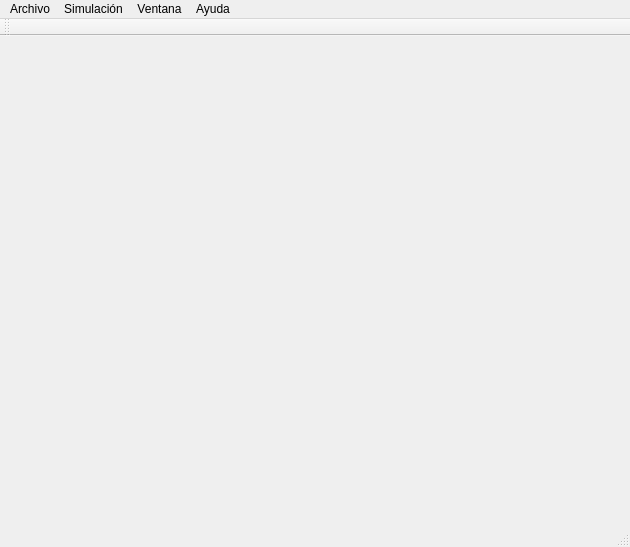
<ui version="4.0" >
 <class>MainWindow</class>
 <widget class="QMainWindow" name="MainWindow" >
  <property name="geometry" >
   <rect>
    <x>0</x>
    <y>0</y>
    <width>630</width>
    <height>547</height>
   </rect>
  </property>
  <property name="windowTitle" >
   <string>MainWindow</string>
  </property>
  <widget class="QWidget" name="centralwidget" />
  <widget class="QMenuBar" name="menubar" >
   <property name="geometry" >
    <rect>
     <x>0</x>
     <y>0</y>
     <width>630</width>
     <height>21</height>
    </rect>
   </property>
   <widget class="QMenu" name="menuArchivo" >
    <property name="title" >
     <string>Archivo</string>
    </property>
    <addaction name="actionAbrir" />
    <addaction name="actionGuardar" />
    <addaction name="separator" />
    <addaction name="actionSalir" />
   </widget>
   <widget class="QMenu" name="menuEdicion" >
    <property name="title" >
     <string>Simulación</string>
    </property>
    <addaction name="actionLimpiar_Registros" />
    <addaction name="actionReinicializar" />
    <addaction name="actionRecargar" />
    <addaction name="separator" />
    <addaction name="actionEjecutar" />
    <addaction name="actionParar" />
    <addaction name="separator" />
    <addaction name="actionEjecuci_n_pasos" />
    <addaction name="actionEjecuci_n_multipasos" />
    <addaction name="separator" />
    <addaction name="actionPunto_de_corte" />
    <addaction name="separator" />
    <addaction name="actionFijar_valor" />
    <addaction name="actionImprimir" />
    <addaction name="separator" />
    <addaction name="actionOpciones_2" />
   </widget>
   <widget class="QMenu" name="menuVer" >
    <property name="title" >
     <string>Ventana</string>
    </property>
    <addaction name="actionLimpiar_Consola" />
    <addaction name="separator" />
   </widget>
   <widget class="QMenu" name="menuAyuda" >
    <property name="title" >
     <string>Ayuda</string>
    </property>
    <addaction name="actionTemas_de_ayuda" />
    <addaction name="separator" />
    <addaction name="actionSobre_spim" />
   </widget>
   <addaction name="menuArchivo" />
   <addaction name="menuEdicion" />
   <addaction name="menuVer" />
   <addaction name="menuAyuda" />
  </widget>
  <widget class="QStatusBar" name="statusbar" />
  <widget class="QToolBar" name="fileToolBar" >
   <property name="windowTitle" >
    <string>Barra de herramientas</string>
   </property>
   <property name="toolButtonStyle" >
    <enum>Qt::ToolButtonTextUnderIcon</enum>
   </property>
   <attribute name="toolBarArea" >
    <enum>TopToolBarArea</enum>
   </attribute>
   <attribute name="toolBarBreak" >
    <bool>false</bool>
   </attribute>
  </widget>
  <action name="actionAbrir" >
   <property name="checkable" >
    <bool>false</bool>
   </property>
   <property name="text" >
    <string>Abrir</string>
   </property>
   <property name="statusTip" >
    <string>Abrir un archivo existente</string>
   </property>
   <property name="whatsThis" >
    <string>Permite especificar el nombre del fichero que debe ser cargado y ensamblado en memoria</string>
   </property>
   <property name="shortcut" >
    <string>Ctrl+O</string>
   </property>
  </action>
  <action name="actionGuardar" >
   <property name="text" >
    <string>Guardar log</string>
   </property>
   <property name="statusTip" >
    <string>Guardar estado en archivo</string>
   </property>
   <property name="whatsThis" >
    <string>Permite guardar un log del estado actual de los segmentos de texto y datos, de los registros, los mensajes y la consola</string>
   </property>
   <property name="shortcut" >
    <string>Ctrl+S</string>
   </property>
  </action>
  <action name="actionLimpiar_Registros" >
   <property name="text" >
    <string>Limpiar Registros</string>
   </property>
   <property name="statusTip" >
    <string>Limpiar  registros</string>
   </property>
   <property name="whatsThis" >
    <string>Restaura al valor inicial el contenido de los registros</string>
   </property>
  </action>
  <action name="actionReinicializar" >
   <property name="text" >
    <string>Reinicializar</string>
   </property>
   <property name="statusTip" >
    <string>Limpiar registros y memoria</string>
   </property>
   <property name="whatsThis" >
    <string>Restaura a su valor incial el contenido de los registros y la memoria</string>
   </property>
  </action>
  <action name="actionRecargar" >
   <property name="text" >
    <string>Recargar</string>
   </property>
   <property name="statusTip" >
    <string>Recargar el archivo actual</string>
   </property>
   <property name="whatsThis" >
    <string>Permite ensamblar de nuevo el archivo actualmente ensamblado</string>
   </property>
  </action>
  <action name="actionEjecutar" >
   <property name="text" >
    <string>Ejecutar</string>
   </property>
   <property name="statusTip" >
    <string>Ejecutar programa</string>
   </property>
   <property name="whatsThis" >
    <string>Sirve para ejecutar el programa cargado en memoria. Antes de comenzar la ejecución un diálogo permite especificar la dirección de comienzo de la ejecución</string>
   </property>
   <property name="shortcut" >
    <string>F5</string>
   </property>
  </action>
  <action name="actionParar" >
   <property name="text" >
    <string>Parar</string>
   </property>
   <property name="statusTip" >
    <string>Detener la ejecución</string>
   </property>
   <property name="whatsThis" >
    <string>Permite detener la ejecución en curso</string>
   </property>
  </action>
  <action name="actionEjecuci_n_pasos" >
   <property name="text" >
    <string>Ejecución pasos</string>
   </property>
   <property name="statusTip" >
    <string>Ejecutar paso a paso</string>
   </property>
   <property name="whatsThis" >
    <string>Permite ejecutar el programa instrucción por instrucción</string>
   </property>
   <property name="shortcut" >
    <string>F10</string>
   </property>
  </action>
  <action name="actionEjecuci_n_multipasos" >
   <property name="text" >
    <string>Ejecución multipasos</string>
   </property>
   <property name="statusTip" >
    <string>Ejecutar múltiples pasos</string>
   </property>
   <property name="whatsThis" >
    <string>Mediante un cuadro de diálogo se especifica el número de instrucciones que se deben ejecutar en cada paso</string>
   </property>
   <property name="shortcut" >
    <string>F11</string>
   </property>
  </action>
  <action name="actionPunto_de_corte" >
   <property name="text" >
    <string>Puntos de ruptura</string>
   </property>
   <property name="statusTip" >
    <string>Añadir punto de ruptura</string>
   </property>
   <property name="whatsThis" >
    <string>Sirve para introducir o borrar puntos de ruptura en la ejecución del programa. Un cuadro de diálogo permite añadir las direcciones de memoria en las que se desea detener la ejecución</string>
   </property>
   <property name="shortcut" >
    <string>Ctrl+B</string>
   </property>
  </action>
  <action name="actionOpciones" >
   <property name="text" >
    <string>Opciones</string>
   </property>
  </action>
  <action name="actionFuente" >
   <property name="text" >
    <string>Fuente</string>
   </property>
  </action>
  <action name="actionMensajes" >
   <property name="checkable" >
    <bool>false</bool>
   </property>
   <property name="text" >
    <string>Mensajes</string>
   </property>
  </action>
  <action name="actionSegmento_de_texto" >
   <property name="checkable" >
    <bool>false</bool>
   </property>
   <property name="text" >
    <string>Segmento de texto</string>
   </property>
  </action>
  <action name="actionSegmento_de_datos" >
   <property name="checkable" >
    <bool>false</bool>
   </property>
   <property name="text" >
    <string>Segmento de datos</string>
   </property>
  </action>
  <action name="actionRegistros" >
   <property name="checkable" >
    <bool>false</bool>
   </property>
   <property name="text" >
    <string>Registros</string>
   </property>
  </action>
  <action name="actionConsola" >
   <property name="checkable" >
    <bool>false</bool>
   </property>
   <property name="text" >
    <string>Consola</string>
   </property>
   <property name="statusTip" >
    <string>Consola</string>
   </property>
   <property name="whatsThis" >
    <string>Oculta o hace visible la consola</string>
   </property>
  </action>
  <action name="actionLimpiar_Consola" >
   <property name="text" >
    <string>Limpiar Consola</string>
   </property>
   <property name="statusTip" >
    <string>Limpiar Consola</string>
   </property>
   <property name="whatsThis" >
    <string>Limpia el contenido de la consola</string>
   </property>
  </action>
  <action name="actionBarra_de_herramientas" >
   <property name="checkable" >
    <bool>true</bool>
   </property>
   <property name="checked" >
    <bool>true</bool>
   </property>
   <property name="text" >
    <string>Barra de herramientas</string>
   </property>
   <property name="statusTip" >
    <string>Barra de herramientas</string>
   </property>
   <property name="whatsThis" >
    <string>Oculta o hace visible la barra de herramientas</string>
   </property>
  </action>
  <action name="actionBarra_de_estado" >
   <property name="checkable" >
    <bool>true</bool>
   </property>
   <property name="checked" >
    <bool>true</bool>
   </property>
   <property name="text" >
    <string>Barra de estado</string>
   </property>
   <property name="statusTip" >
    <string>Barra de estado</string>
   </property>
   <property name="whatsThis" >
    <string>Oculta o hace visible la barra de estado</string>
   </property>
  </action>
  <action name="actionTemas_de_ayuda" >
   <property name="text" >
    <string>¿Qué es esto?</string>
   </property>
   <property name="statusTip" >
    <string>¿Qué es esto?</string>
   </property>
   <property name="whatsThis" >
    <string>Activa la ayuda</string>
   </property>
  </action>
  <action name="actionSobre_spim" >
   <property name="text" >
    <string>Sobre spim</string>
   </property>
   <property name="statusTip" >
    <string>Sobre spim</string>
   </property>
   <property name="whatsThis" >
    <string>Imprime en el panel mensajes información sobre XSPIM</string>
   </property>
  </action>
  <action name="actionSalir" >
   <property name="text" >
    <string>Salir</string>
   </property>
   <property name="statusTip" >
    <string>Salir de la aplicación</string>
   </property>
   <property name="whatsThis" >
    <string>Se utiliza para terminar la sesión del simulador</string>
   </property>
   <property name="shortcut" >
    <string>Ctrl+Q</string>
   </property>
  </action>
  <action name="actionFijar_valor" >
   <property name="text" >
    <string>Fijar valor</string>
   </property>
   <property name="statusTip" >
    <string>Fijar valor</string>
   </property>
   <property name="whatsThis" >
    <string>Permite cambiar el contenido de un registro o una posición de memoria</string>
   </property>
  </action>
  <action name="actionModo" >
   <property name="text" >
    <string>Modo</string>
   </property>
  </action>
  <action name="actionImprimir" >
   <property name="text" >
    <string>Imprimir valor</string>
   </property>
   <property name="statusTip" >
    <string>Imprimir valor</string>
   </property>
   <property name="whatsThis" >
    <string>Permite mostrar en el panel de mensajes el contenido de un rango de memoria o el valor asociado a las etiquetas globales</string>
   </property>
  </action>
  <action name="actionOpciones_2" >
   <property name="text" >
    <string>Opciones</string>
   </property>
   <property name="statusTip" >
    <string>Opciones</string>
   </property>
   <property name="whatsThis" >
    <string>Permite modificar el modo de funcionamiento de XSPIM y la ruta de la rutina de servicio de interrupción</string>
   </property>
  </action>
  <action name="actionVista_incial" >
   <property name="text" >
    <string>Vista incial</string>
   </property>
   <property name="statusTip" >
    <string>Vista inicial</string>
   </property>
   <property name="whatsThis" >
    <string>Recupera la vista inicial del programa</string>
   </property>
  </action>
 </widget>
 <resources/>
 <connections/>
</ui>
